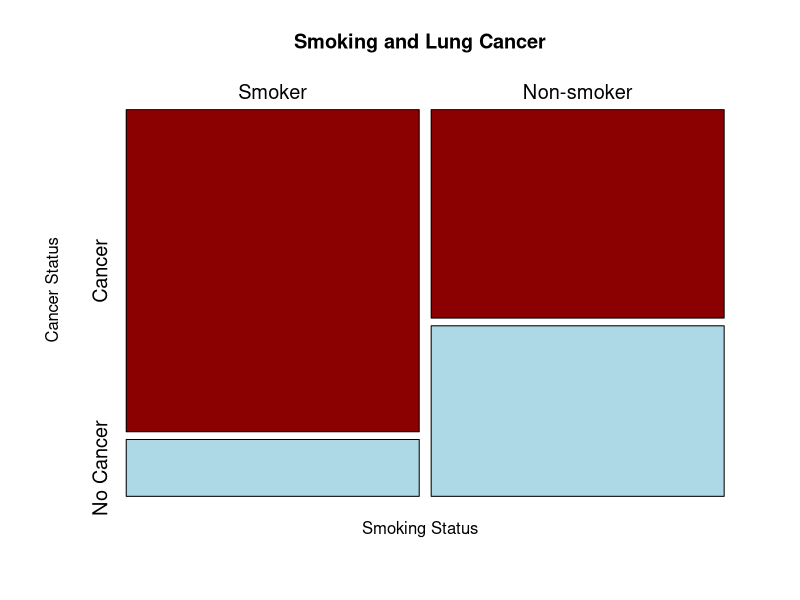
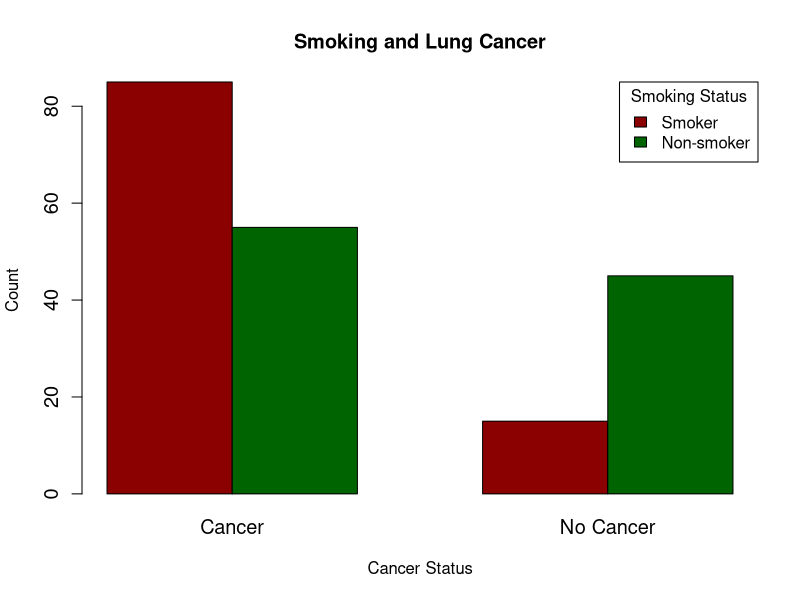
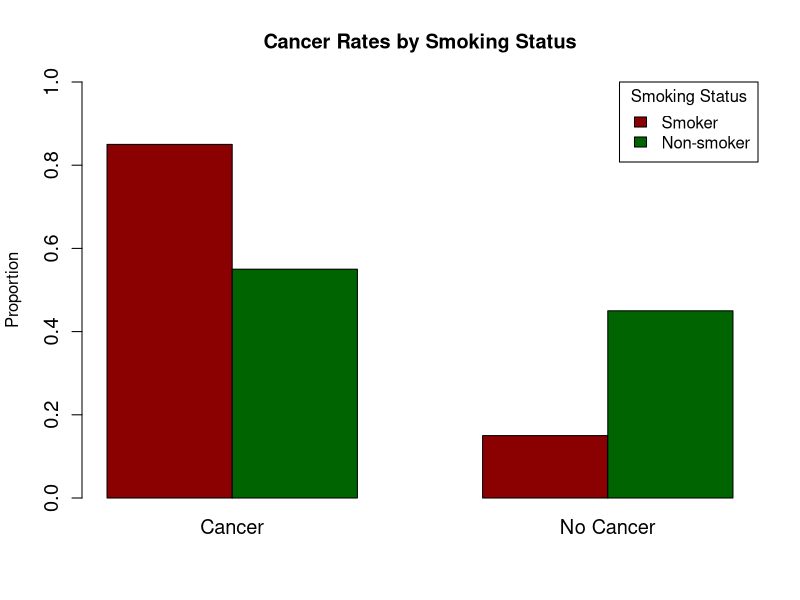

Write R code to recreate these figures, in order.
#!/usr/bin/env Rscript
# Generate visualization plots for Week 8 slides

# Create data
data <- matrix(c(85, 55, 15, 45), nrow=2)
rownames(data) <- c("Smoker", "Non-smoker")
colnames(data) <- c("Cancer", "No Cancer")

# Set output directory
setwd("/Users/molitorj/ms/OSU/classes/AI_H524/H524_fall_2025/Week_8/slides/figures")

# 1. Mosaic plot
pdf("mosaic_plot.pdf", width=6, height=5)
mosaicplot(data,
           main="Smoking and Lung Cancer",
           color=c("darkred", "lightblue"),
           xlab="Smoking Status",
           ylab="Cancer Status",
           cex.axis=1.2)
dev.off()

# 2. Grouped barplot (counts)
pdf("barplot_counts.pdf", width=6, height=5)
barplot(data, beside=TRUE, legend=TRUE,
        col=c("darkred", "darkgreen"),
        main="Smoking and Lung Cancer",
        xlab="Cancer Status", ylab="Count",
        args.legend=list(title="Smoking Status", x="topright"),
        cex.axis=1.2, cex.names=1.2)
dev.off()

# 3. Proportions plot
pdf("barplot_proportions.pdf", width=6, height=5)
prop_data <- prop.table(data, margin=1)  # Row proportions
barplot(prop_data, beside=TRUE, legend=TRUE,
        col=c("darkred", "darkgreen"),
        main="Cancer Rates by Smoking Status",
        ylab="Proportion",
        args.legend=list(title="Smoking Status", x="topright"),
        cex.axis=1.2, cex.names=1.2,
        ylim=c(0, 1))
dev.off()

cat("All plots generated successfully!\n")
